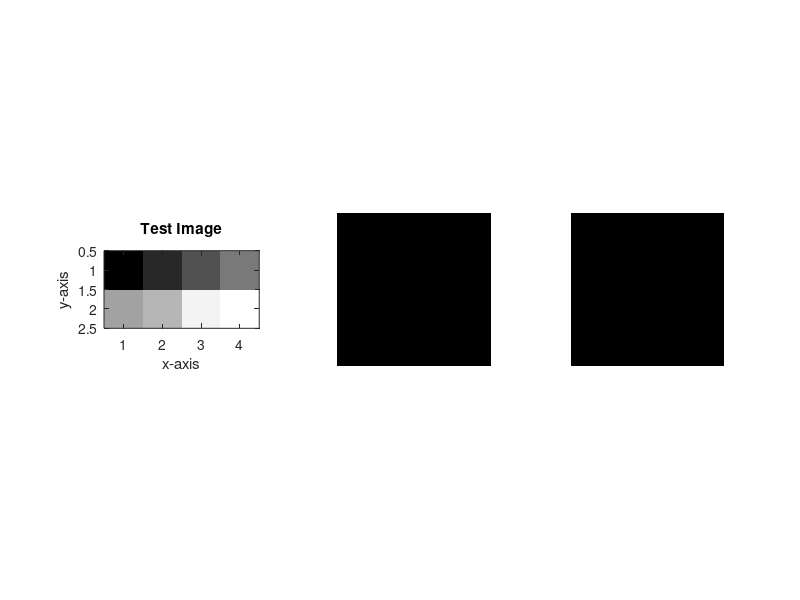

Here is the MATLAB script that generated this plot:

Sample_Image = uint8([0 40 80 120; 160 180 240 255]);
subplot(1,3,1); imshow(Sample_Image,'InitialMagnification',1500);
title("Test Image");
set(gcf, 'Position',  [100, 100, 500, 400]);
axis on
xlabel('x-axis'); ylabel('y-axis');

%Using the (row,column) convention%
Row = 1;
Column = 1;


subplot(1,3,2); imshow(Sample_Image(Row,Column));

%Using the (y,x) convention%
x = 1;
y = 1;

subplot(1,3,3); imshow(Sample_Image(y,x));
